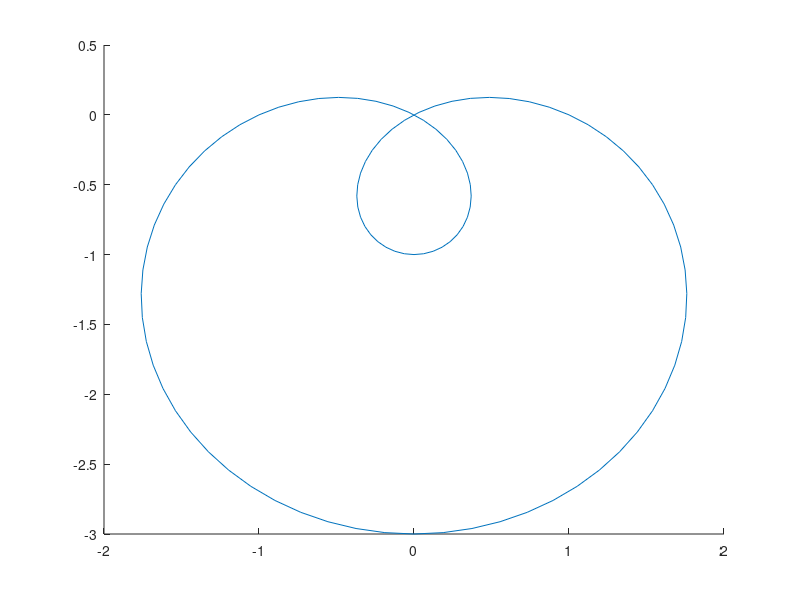

Source code (MATLAB): (Note: this script raises an error after producing the figure.)
clear

interval = [0,1];
n_nodes = 10;

% nodes to generate points to interpolate
nodes = [interval(1):1/n_nodes:interval(2)]; % con pochi punti l'interpolante va a farfalle
% nodes = sort(rand(1,n_nodes)); % FIXME

x_ax = [interval(1):.01:interval(2)];

if input('choose function: circle (0), Pascal snail (1): ') == 0
    figure
    hold on
    % circle
    xi=3*cos(2*pi*nodes);
    yi=3*sin(2*pi*nodes);
    plot(3*cos(2*pi*x_ax),3*sin(2*pi*x_ax),'DisplayName','true')
else
    figure
    hold on
    % Pascal snail
    b=1; a=2;
    r = b - a*sin(2*pi*nodes);
    xi = r.*cos(2*pi*nodes);
    yi = r.*sin(2*pi*nodes);

    r = 1 - 2*sin(2*pi*x_ax);
    plot(r.*cos(2*pi*x_ax),r.*sin(2*pi*x_ax),'DisplayName','true')
end

[Lx,Ly] = parametric_interpolant(interval,xi,yi,x_ax,"uniform");
plot(Lx,Ly,'DisplayName','interpolant')

scatter(xi,yi,'filled','DisplayName','interp points');
legend
